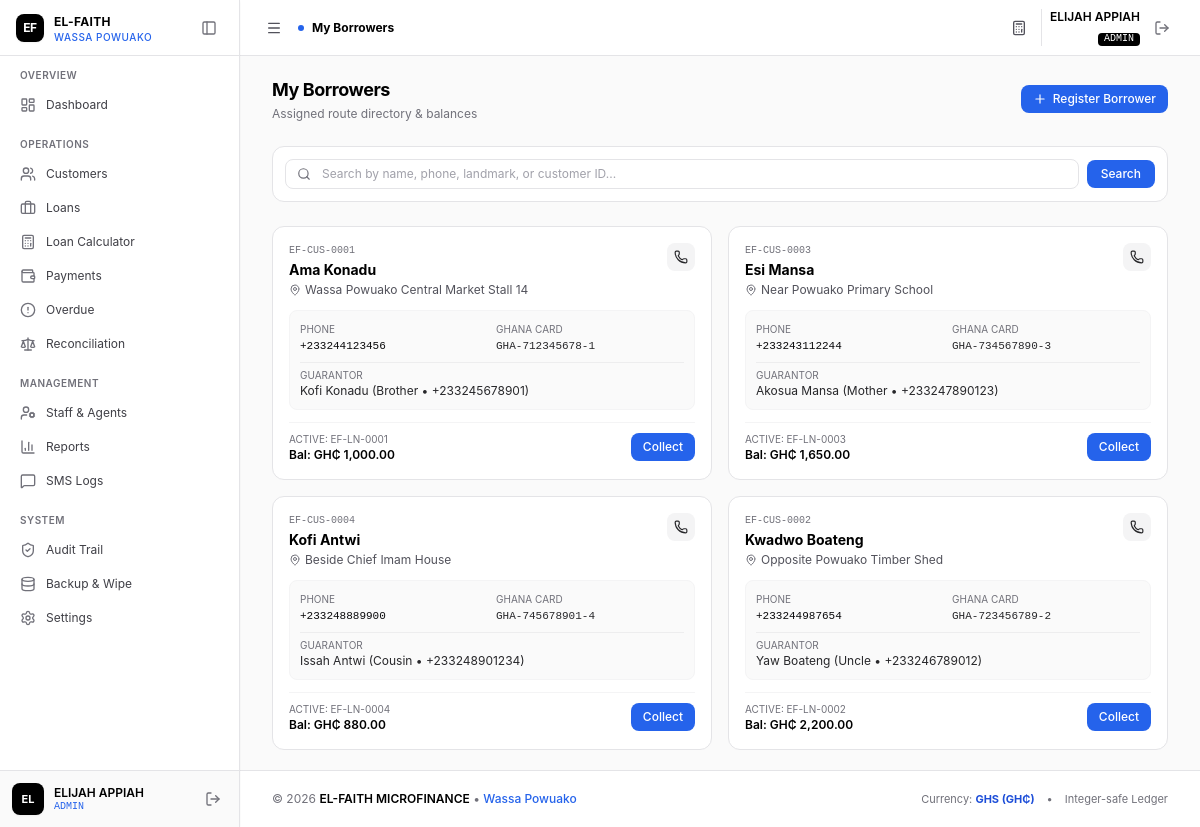
Screenshot of /agent/my_customers.php (signed in) with the database file from the repository.
### tables this page shows
CREATE TABLE IF NOT EXISTS `loans` (
  `id` INT AUTO_INCREMENT PRIMARY KEY,
  `uuid` VARCHAR(36) NOT NULL UNIQUE,
  `loan_code` VARCHAR(30) NOT NULL UNIQUE,
  `customer_id` INT NOT NULL,
  `agent_id` INT NULL,
  `principal_pesewas` BIGINT NOT NULL,
  `interest_rate` DECIMAL(5, 2) NOT NULL DEFAULT 10.00,
  `interest_method` ENUM('flat', 'reducing_balance') NOT NULL DEFAULT 'flat',
  `interest_pesewas` BIGINT NOT NULL,
  `total_payable_pesewas` BIGINT NOT NULL,
  `total_paid_pesewas` BIGINT NOT NULL DEFAULT 0,
  `remaining_balance_pesewas` BIGINT NOT NULL,
  `term_duration` INT NOT NULL,
  `term_period` ENUM('days', 'weeks', 'months') NOT NULL DEFAULT 'months',
  `repayment_frequency` ENUM('daily', 'weekly', 'monthly') NOT NULL DEFAULT 'daily',
  `installment_amount_pesewas` BIGINT NOT NULL,
  `disbursed_at` DATETIME NULL,
  `first_due_date` DATE NOT NULL,
  `maturity_date` DATE NOT NULL,
  `status` ENUM('pending', 'active', 'overdue', 'completed', 'defaulted', 'written_off') NOT NULL DEFAULT 'active',
  `created_by` INT NOT NULL,
  `notes` TEXT NULL,
  `created_at` DATETIME NOT NULL DEFAULT CURRENT_TIMESTAMP,
  `updated_at` DATETIME NOT NULL DEFAULT CURRENT_TIMESTAMP ON UPDATE CURRENT_TIMESTAMP,
  CONSTRAINT `fk_loans_customer` FOREIGN KEY (`customer_id`) REFERENCES `customers` (`id`) ON DELETE CASCADE,
  CONSTRAINT `fk_loans_agent` FOREIGN KEY (`agent_id`) REFERENCES `users` (`id`) ON DELETE SET NULL,
  CONSTRAINT `fk_loans_created_by` FOREIGN KEY (`created_by`) REFERENCES `users` (`id`),
  INDEX `idx_loans_customer` (`customer_id`),
  INDEX `idx_loans_agent` (`agent_id`),
  INDEX `idx_loans_status` (`status`),
  INDEX `idx_loans_due_date` (`first_due_date`, `maturity_date`)
);

CREATE TABLE IF NOT EXISTS `customers` (
  `id` INT AUTO_INCREMENT PRIMARY KEY,
  `uuid` VARCHAR(36) NOT NULL UNIQUE,
  `customer_code` VARCHAR(30) NOT NULL UNIQUE,
  `full_name` VARCHAR(150) NOT NULL,
  `phone` VARCHAR(20) NOT NULL,
  `alt_phone` VARCHAR(20) NULL,
  `id_type` VARCHAR(50) NOT NULL DEFAULT 'Ghana Card',
  `id_number` VARCHAR(50) NOT NULL,
  `residential_address` TEXT NOT NULL,
  `location_landmark` VARCHAR(255) NOT NULL,
  `gps_lat` DECIMAL(10, 8) NULL,
  `gps_lng` DECIMAL(11, 8) NULL,
  `occupation` VARCHAR(100) NOT NULL,
  `guarantor_name` VARCHAR(150) NOT NULL,
  `guarantor_phone` VARCHAR(20) NOT NULL,
  `guarantor_relation` VARCHAR(50) NOT NULL,
  `guarantor_address` TEXT NULL,
  `assigned_agent_id` INT NULL,
  `created_by` INT NOT NULL,
  `status` ENUM('active', 'inactive', 'blacklisted') NOT NULL DEFAULT 'active',
  `notes` TEXT NULL,
  `deleted_at` DATETIME NULL,
  `created_at` DATETIME NOT NULL DEFAULT CURRENT_TIMESTAMP,
  `updated_at` DATETIME NOT NULL DEFAULT CURRENT_TIMESTAMP ON UPDATE CURRENT_TIMESTAMP,
  CONSTRAINT `fk_customers_assigned_agent` FOREIGN KEY (`assigned_agent_id`) REFERENCES `users` (`id`) ON DELETE SET NULL,
  CONSTRAINT `fk_customers_created_by` FOREIGN KEY (`created_by`) REFERENCES `users` (`id`),
  INDEX `idx_customers_assigned_agent` (`assigned_agent_id`),
  INDEX `idx_customers_phone` (`phone`),
  INDEX `idx_customers_id_number` (`id_number`),
  INDEX `idx_customers_status` (`status`),
  INDEX `idx_customers_deleted_at` (`deleted_at`)
);

### agent/my_customers.php (the view, shortened to what this page needs)
<?php
require_once __DIR__ . '/../includes/functions.php';
require_once __DIR__ . '/../includes/auth.php';
$agentId = currentUserId();
$search = trim($_GET['q'] ?? '');
$sql = "
    SELECT c.*,
           l.id AS active_loan_id, l.loan_code, l.principal_pesewas,
           l.remaining_balance_pesewas, l.status AS loan_status
    FROM customers c
    LEFT JOIN loans l ON c.id = l.customer_id AND l.status IN ('active', 'overdue')
    WHERE (c.assigned_agent_id = ? OR c.created_by = ?)
      AND c.deleted_at IS NULL
";
$params = [$agentId, $agentId];
$sql .= " ORDER BY c.full_name ASC";
$stmt = $pdo->prepare($sql);
$stmt->execute($params);
$customers = $stmt->fetchAll();
include __DIR__ . '/../includes/header.php';
?>
<div class="space-y-6">
    <div class="flex flex-col sm:flex-row sm:items-center justify-between gap-3">
        <div>
            <h1 class="text-lg font-bold text-black tracking-tight">My Borrowers</h1>
            <p class="text-xs text-zinc-500 mt-0.5">Assigned route directory & balances</p>
        </div>
        <div class="flex items-center gap-2">
            <a href="<?= BASE_URL ?>/agent/customer_new.php" class="inline-flex items-center gap-1.5 px-3 py-1.5 rounded-lg bg-blue-600 hover:bg-blue-700 text-white font-medium text-xs transition">
                <i data-lucide="plus" class="w-3.5 h-3.5"></i> Register Borrower
            </a>
        </div>
    </div>
    <div class="bg-white rounded-xl border border-zinc-200 p-3">
        <form method="GET" class="flex items-center gap-2">
            <div class="relative flex-1">
                <span class="absolute inset-y-0 left-0 pl-3 flex items-center pointer-events-none text-zinc-500">
                </span>
                <input type="text" name="q" value="<?= htmlspecialchars($search) ?>"
                    class="w-full pl-9 pr-3 py-1.5 bg-white border border-zinc-200 rounded-lg text-xs placeholder-zinc-400 focus:outline-none focus:border-blue-600 focus:ring-1 focus:ring-blue-600"
                    placeholder="Search by name, phone, landmark, or customer ID...">
            </div>
            <button type="submit" class="px-3.5 py-1.5 bg-blue-600 hover:bg-blue-700 text-white font-medium text-xs rounded-lg transition">
                Search
            </button>
        </form>
    </div>
    <?php if (empty($customers)): ?>
        <div class="bg-white rounded-xl border border-zinc-200 p-8 text-center text-zinc-500 text-xs">
            No borrowers found matching your criteria.
        </div>
    <?php else: ?>
        <div class="grid grid-cols-1 md:grid-cols-2 gap-4">
            <?php foreach ($customers as $c): ?>
                <div class="bg-white rounded-xl border border-zinc-200 p-4 space-y-3">
                    <div class="flex items-start justify-between gap-2">
                        <div>
                            <span class="text-[10px] font-mono text-zinc-500 block uppercase"><?= htmlspecialchars($c['customer_code']) ?></span>
                            <h2 class="text-sm font-bold text-black mt-0.5"><?= htmlspecialchars($c['full_name']) ?></h2>
                            <p class="text-xs text-zinc-600 flex items-center gap-1 mt-0.5">
                                <i data-lucide="map-pin" class="w-3 h-3 text-zinc-500"></i>
                                <?= htmlspecialchars($c['location_landmark']) ?>
                            </p>
                        </div>
                        <div>
                            <a href="tel:<?= htmlspecialchars($c['phone']) ?>" class="w-7 h-7 rounded-lg bg-zinc-100 text-zinc-800 flex items-center justify-center hover:bg-zinc-200 transition" title="Call Borrower">
                                <i data-lucide="phone" class="w-3.5 h-3.5"></i>
                            </a>
                        </div>
                    </div>
                    <div class="grid grid-cols-2 gap-2 p-2.5 rounded-lg bg-zinc-50 border border-zinc-100 text-xs">
                        <div>
                            <span class="text-zinc-500 block text-[10px] uppercase">Phone</span>
                            <span class="font-mono text-zinc-950 text-[11px]"><?= htmlspecialchars($c['phone']) ?></span>
                        </div>
                        <div>
                            <span class="text-zinc-500 block text-[10px] uppercase">Ghana Card</span>
                            <span class="font-mono text-zinc-800 text-[11px]"><?= htmlspecialchars($c['id_number']) ?></span>
                        </div>
                        <div class="col-span-2 pt-1 border-t border-zinc-200/60">
                            <span class="text-zinc-500 block text-[10px] uppercase">Guarantor</span>
                            <span class="text-zinc-800"><?= htmlspecialchars($c['guarantor_name']) ?> (<?= htmlspecialchars($c['guarantor_relation']) ?> &bull; <?= htmlspecialchars($c['guarantor_phone']) ?>)</span>
                        </div>
                    </div>
                    <div class="flex items-center justify-between pt-2 border-t border-zinc-100 text-xs">
                        <div>
                            <?php if ($c['active_loan_id']): ?>
                                <span class="text-[10px] text-zinc-500 uppercase block">Active: <?= htmlspecialchars($c['loan_code']) ?></span>
                                <span class="font-semibold text-black">
                                    Bal: <?= formatMoney((int)$c['remaining_balance_pesewas']) ?>
                                </span>
                            <?php else: ?>
                                <span class="text-zinc-500 text-xs italic">No active loan</span>
                            <?php endif; ?>
                        </div>
                        <?php if ($c['active_loan_id']): ?>
                            <a href="<?= BASE_URL ?>/agent/collect.php?loan_id=<?= $c['active_loan_id'] ?>&customer_id=<?= $c['id'] ?>" class="inline-flex items-center gap-1.5 px-3 py-1.5 rounded-lg bg-blue-600 hover:bg-blue-700 text-white font-medium text-xs transition">
                                Collect
                            </a>
                        <?php endif; ?>
                    </div>
                </div>
            <?php endforeach; ?>
        </div>
    <?php endif; ?>
</div>
<?php include __DIR__ . '/../includes/footer.php'; ?>

### includes/header.php (style rules this page uses)
body { -webkit-overflow-scrolling: touch; }

### rows the page displays
loans: customer.customer_code "EF-CUS-0001", customer.full_name "Ama Konadu", customer.location_landmark "Wassa Powuako Central Market Stall 14", customer.phone "+233244123456", customer.id_number "GHA-712345678-1", customer.guarantor_name "Kofi Konadu", customer.guarantor_relation "Brother", customer.guarantor_phone "+233245678901", loan_code "EF-LN-0001", remaining_balance_pesewas "GH₵ 1,000.00"
loans: customer.customer_code "EF-CUS-0003", customer.full_name "Esi Mansa", customer.location_landmark "Near Powuako Primary School", customer.phone "+233243112244", customer.id_number "GHA-734567890-3", customer.guarantor_name "Akosua Mansa", customer.guarantor_relation "Mother", customer.guarantor_phone "+233247890123", loan_code "EF-LN-0003", remaining_balance_pesewas "GH₵ 1,650.00"
loans: customer.customer_code "EF-CUS-0004", customer.full_name "Kofi Antwi", customer.location_landmark "Beside Chief Imam House", customer.phone "+233248889900", customer.id_number "GHA-745678901-4", customer.guarantor_name "Issah Antwi", customer.guarantor_relation "Cousin", customer.guarantor_phone "+233248901234", loan_code "EF-LN-0004", remaining_balance_pesewas "GH₵ 880.00"
loans: customer.customer_code "EF-CUS-0002", customer.full_name "Kwadwo Boateng", customer.location_landmark "Opposite Powuako Timber Shed", customer.phone "+233244987654", customer.id_number "GHA-723456789-2", customer.guarantor_name "Yaw Boateng", customer.guarantor_relation "Uncle", customer.guarantor_phone "+233246789012", loan_code "EF-LN-0002", remaining_balance_pesewas "GH₵ 2,200.00"

### other values shown
BRANCH_NAME "WASSA POWUAKO"
$sectionName "OVERVIEW"
$item['label'] "Dashboard"
$sectionName "OPERATIONS"
$item['label'] "Customers"
$item['label'] "Loans"
$item['label'] "Loan Calculator"
$item['label'] "Payments"
$item['label'] "Overdue"
$item['label'] "Reconciliation"
$sectionName "MANAGEMENT"
$item['label'] "Staff & Agents"
$item['label'] "Reports"
$item['label'] "SMS Logs"
$sectionName "SYSTEM"
